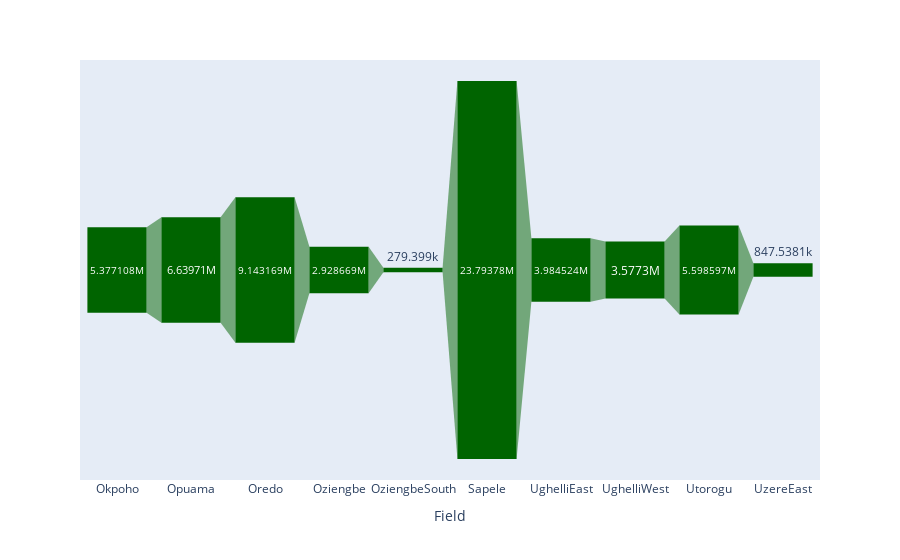

Notebook cell for this chart:
### Code cell
def fig_funnel():
    return px.funnel(oil_by_field().tail(10), x='Field', y='Oil_production',
                       labels={"Oil_production": "Oil Production in Barels", "Field": "Field"},
                    color_discrete_sequence=cls)
fig_funnel()

### Figure 1 — Plotly figure (JSON) as saved in the notebook; plotly's stock layout.template omitted (floating-point values rounded to 4 significant figures)
{"data": [{"hovertemplate": "Field=%{x}<br>Oil Production in Barels=%{y}<extra></extra>", "legendgroup": "", "marker": {"color": "#006400"}, "name": "", "orientation": "v", "showlegend": false, "type": "funnel", "x": ["Okpoho", "Opuama", "Oredo", "Oziengbe", "OziengbeSouth", "Sapele", "UghelliEast", "UghelliWest", "Utorogu", "UzereEast"], "xaxis": "x", "y": [5377000.0, 6640000.0, 9143000.0, 2929000.0, 279400.0, 23790000.0, 3985000.0, 3577000.0, 5599000.0, 847500.0], "yaxis": "y"}], "layout": {"legend": {"tracegroupgap": 0}, "margin": {"t": 60}, "xaxis": {"anchor": "y", "domain": [0, 1], "title": {"text": "Field"}}, "yaxis": {"anchor": "x", "domain": [0, 1], "title": {"text": "Oil Production in Barels"}}}}
